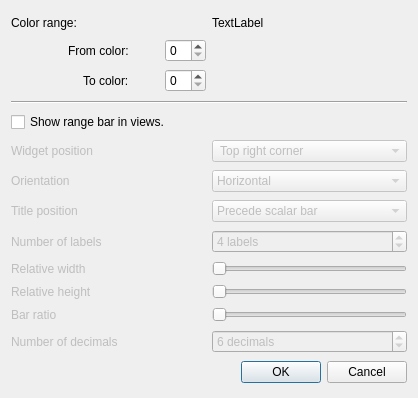
<?xml version="1.0" encoding="UTF-8"?>
<ui version="4.0">
 <class>ColorEngineRangeDefinitionDialog</class>
 <widget class="QDialog" name="ColorEngineRangeDefinitionDialog">
  <property name="geometry">
   <rect>
    <x>0</x>
    <y>0</y>
    <width>418</width>
    <height>398</height>
   </rect>
  </property>
  <property name="minimumSize">
   <size>
    <width>418</width>
    <height>398</height>
   </size>
  </property>
  <property name="maximumSize">
   <size>
    <width>418</width>
    <height>398</height>
   </size>
  </property>
  <property name="windowTitle">
   <string>Color Range Definition</string>
  </property>
  <property name="windowIcon">
   <iconset resource="../../../App/rsc/espina.qrc">
    <normaloff>:/espina/espina.svg</normaloff>:/espina/espina.svg</iconset>
  </property>
  <layout class="QVBoxLayout" name="verticalLayout">
   <item>
    <layout class="QGridLayout" name="m_gridLayout" columnstretch="1,1">
     <item row="1" column="0">
      <layout class="QHBoxLayout" name="horizontalLayout_5">
       <item>
        <spacer name="horizontalSpacer">
         <property name="orientation">
          <enum>Qt::Horizontal</enum>
         </property>
         <property name="sizeHint" stdset="0">
          <size>
           <width>40</width>
           <height>20</height>
          </size>
         </property>
        </spacer>
       </item>
       <item>
        <widget class="QLabel" name="label_2">
         <property name="text">
          <string>From color:</string>
         </property>
        </widget>
       </item>
       <item>
        <widget class="QLabel" name="m_fromLabel">
         <property name="minimumSize">
          <size>
           <width>24</width>
           <height>24</height>
          </size>
         </property>
         <property name="maximumSize">
          <size>
           <width>24</width>
           <height>24</height>
          </size>
         </property>
         <property name="text">
          <string/>
         </property>
        </widget>
       </item>
       <item>
        <widget class="QSpinBox" name="m_fromSpinBox"/>
       </item>
      </layout>
     </item>
     <item row="2" column="0">
      <layout class="QHBoxLayout" name="horizontalLayout_6">
       <item>
        <spacer name="horizontalSpacer_2">
         <property name="orientation">
          <enum>Qt::Horizontal</enum>
         </property>
         <property name="sizeHint" stdset="0">
          <size>
           <width>40</width>
           <height>20</height>
          </size>
         </property>
        </spacer>
       </item>
       <item>
        <widget class="QLabel" name="label_5">
         <property name="text">
          <string>To color:</string>
         </property>
        </widget>
       </item>
       <item>
        <widget class="QLabel" name="m_toLabel">
         <property name="minimumSize">
          <size>
           <width>24</width>
           <height>24</height>
          </size>
         </property>
         <property name="maximumSize">
          <size>
           <width>24</width>
           <height>24</height>
          </size>
         </property>
         <property name="text">
          <string/>
         </property>
        </widget>
       </item>
       <item>
        <widget class="QSpinBox" name="m_toSpinBox"/>
       </item>
      </layout>
     </item>
     <item row="0" column="1">
      <widget class="QLabel" name="m_customBar">
       <property name="minimumSize">
        <size>
         <width>0</width>
         <height>20</height>
        </size>
       </property>
       <property name="maximumSize">
        <size>
         <width>16777215</width>
         <height>20</height>
        </size>
       </property>
       <property name="text">
        <string>TextLabel</string>
       </property>
      </widget>
     </item>
     <item row="0" column="0">
      <widget class="QLabel" name="label_3">
       <property name="text">
        <string>Color range:</string>
       </property>
      </widget>
     </item>
    </layout>
   </item>
   <item>
    <widget class="Line" name="line">
     <property name="orientation">
      <enum>Qt::Horizontal</enum>
     </property>
    </widget>
   </item>
   <item>
    <widget class="QCheckBox" name="m_showRange">
     <property name="text">
      <string>Show range bar in views.</string>
     </property>
    </widget>
   </item>
   <item>
    <layout class="QHBoxLayout" name="horizontalLayout">
     <item>
      <widget class="QLabel" name="m_positionLabel">
       <property name="enabled">
        <bool>false</bool>
       </property>
       <property name="text">
        <string>Widget position</string>
       </property>
      </widget>
     </item>
     <item>
      <widget class="QComboBox" name="m_positionCombo">
       <property name="enabled">
        <bool>false</bool>
       </property>
       <item>
        <property name="text">
         <string> Top right corner</string>
        </property>
       </item>
       <item>
        <property name="text">
         <string>Top left corner</string>
        </property>
       </item>
       <item>
        <property name="text">
         <string>Bottom right corner</string>
        </property>
       </item>
       <item>
        <property name="text">
         <string>Bottom left corner</string>
        </property>
       </item>
      </widget>
     </item>
    </layout>
   </item>
   <item>
    <layout class="QHBoxLayout" name="horizontalLayout_2">
     <item>
      <widget class="QLabel" name="m_orientationLabel">
       <property name="enabled">
        <bool>false</bool>
       </property>
       <property name="text">
        <string>Orientation</string>
       </property>
      </widget>
     </item>
     <item>
      <widget class="QComboBox" name="m_orientationCombo">
       <property name="enabled">
        <bool>false</bool>
       </property>
       <item>
        <property name="text">
         <string>Horizontal</string>
        </property>
       </item>
       <item>
        <property name="text">
         <string>Vertical</string>
        </property>
       </item>
      </widget>
     </item>
    </layout>
   </item>
   <item>
    <layout class="QHBoxLayout" name="horizontalLayout_9">
     <item>
      <widget class="QLabel" name="m_textPositionLabel">
       <property name="enabled">
        <bool>false</bool>
       </property>
       <property name="text">
        <string>Title position</string>
       </property>
      </widget>
     </item>
     <item>
      <widget class="QComboBox" name="m_textPositionCombo">
       <property name="enabled">
        <bool>false</bool>
       </property>
       <item>
        <property name="text">
         <string>Precede scalar bar</string>
        </property>
       </item>
       <item>
        <property name="text">
         <string>Succeed scalar bar</string>
        </property>
       </item>
      </widget>
     </item>
    </layout>
   </item>
   <item>
    <layout class="QHBoxLayout" name="horizontalLayout_3">
     <item>
      <widget class="QLabel" name="m_numlabelsLabel">
       <property name="enabled">
        <bool>false</bool>
       </property>
       <property name="text">
        <string>Number of labels</string>
       </property>
      </widget>
     </item>
     <item>
      <widget class="QSpinBox" name="m_labelsSpin">
       <property name="enabled">
        <bool>false</bool>
       </property>
       <property name="suffix">
        <string> labels</string>
       </property>
       <property name="value">
        <number>4</number>
       </property>
      </widget>
     </item>
    </layout>
   </item>
   <item>
    <layout class="QHBoxLayout" name="horizontalLayout_4" stretch="1,1">
     <item>
      <widget class="QLabel" name="m_widthLabel">
       <property name="enabled">
        <bool>false</bool>
       </property>
       <property name="text">
        <string>Relative width</string>
       </property>
      </widget>
     </item>
     <item>
      <widget class="QSlider" name="m_widthSlider">
       <property name="enabled">
        <bool>false</bool>
       </property>
       <property name="orientation">
        <enum>Qt::Horizontal</enum>
       </property>
       <property name="tickPosition">
        <enum>QSlider::NoTicks</enum>
       </property>
      </widget>
     </item>
    </layout>
   </item>
   <item>
    <layout class="QHBoxLayout" name="horizontalLayout_7" stretch="1,1">
     <item>
      <widget class="QLabel" name="m_heightLabel">
       <property name="enabled">
        <bool>false</bool>
       </property>
       <property name="text">
        <string>Relative height</string>
       </property>
      </widget>
     </item>
     <item>
      <widget class="QSlider" name="m_heightSlider">
       <property name="enabled">
        <bool>false</bool>
       </property>
       <property name="orientation">
        <enum>Qt::Horizontal</enum>
       </property>
      </widget>
     </item>
    </layout>
   </item>
   <item>
    <layout class="QHBoxLayout" name="horizontalLayout_10" stretch="1,1">
     <item>
      <widget class="QLabel" name="m_barRatioLabel">
       <property name="enabled">
        <bool>false</bool>
       </property>
       <property name="text">
        <string>Bar ratio</string>
       </property>
      </widget>
     </item>
     <item>
      <widget class="QSlider" name="m_barRatioSlider">
       <property name="enabled">
        <bool>false</bool>
       </property>
       <property name="orientation">
        <enum>Qt::Horizontal</enum>
       </property>
      </widget>
     </item>
    </layout>
   </item>
   <item>
    <layout class="QHBoxLayout" name="horizontalLayout_8">
     <item>
      <widget class="QLabel" name="m_decimalsLabel">
       <property name="enabled">
        <bool>false</bool>
       </property>
       <property name="text">
        <string>Number of decimals</string>
       </property>
      </widget>
     </item>
     <item>
      <widget class="QSpinBox" name="m_decimalsSpin">
       <property name="enabled">
        <bool>false</bool>
       </property>
       <property name="suffix">
        <string> decimals</string>
       </property>
       <property name="value">
        <number>6</number>
       </property>
      </widget>
     </item>
    </layout>
   </item>
   <item>
    <widget class="QDialogButtonBox" name="buttonBox">
     <property name="orientation">
      <enum>Qt::Horizontal</enum>
     </property>
     <property name="standardButtons">
      <set>QDialogButtonBox::Cancel|QDialogButtonBox::Ok</set>
     </property>
    </widget>
   </item>
  </layout>
 </widget>
 <resources>
  <include location="../../../App/rsc/espina.qrc"/>
 </resources>
 <connections>
  <connection>
   <sender>buttonBox</sender>
   <signal>accepted()</signal>
   <receiver>ColorEngineRangeDefinitionDialog</receiver>
   <slot>accept()</slot>
   <hints>
    <hint type="sourcelabel">
     <x>248</x>
     <y>254</y>
    </hint>
    <hint type="destinationlabel">
     <x>157</x>
     <y>274</y>
    </hint>
   </hints>
  </connection>
  <connection>
   <sender>buttonBox</sender>
   <signal>rejected()</signal>
   <receiver>ColorEngineRangeDefinitionDialog</receiver>
   <slot>reject()</slot>
   <hints>
    <hint type="sourcelabel">
     <x>316</x>
     <y>260</y>
    </hint>
    <hint type="destinationlabel">
     <x>286</x>
     <y>274</y>
    </hint>
   </hints>
  </connection>
 </connections>
</ui>
